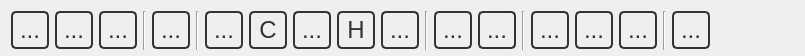
<?xml version="1.0" encoding="UTF-8"?>
<ui version="4.0">
 <class>ToolBar</class>
 <widget class="QWidget" name="ToolBar">
  <property name="geometry">
   <rect>
    <x>0</x>
    <y>0</y>
    <width>805</width>
    <height>56</height>
   </rect>
  </property>
  <property name="sizePolicy">
   <sizepolicy hsizetype="Preferred" vsizetype="Fixed">
    <horstretch>0</horstretch>
    <verstretch>0</verstretch>
   </sizepolicy>
  </property>
  <property name="windowTitle">
   <string>Form</string>
  </property>
  <property name="styleSheet">
   <string notr="true">QToolButton {
   color: #333;
   background-color: QLinearGradient( x1: 0, y1: 0, x2: 0, y2: 1, 
          stop: 0 #fff,
          stop: 0.5 #eee, 
          stop: 1 #999);
   border-width: 2px;
   border-color: #333;
   border-style: solid;
   border-radius: 5;
   padding: 0px;
   font-size: 24px;
   min-width: 34px;
   max-width: 34px;
   min-height: 34px;
   max-height: 34px;
}

QToolButton:disabled {
  background-color: QLinearGradient( x1: 0, y1: 0, x2: 0, y2: 1, 
          stop: 0 #fff,
          stop: 0.5 #eee, 
          stop: 1 #bbb);
   border-color: #aaa;
   color: #aaa;
}

QToolButton:pressed {
   background-color: QLinearGradient( x1: 0, y1: 0, x2: 0, y2: 1, 
          stop: 0 #999,
          stop: 0.5 #eee, 
          stop: 1 #fff);
}


QToolButton:checked {
   border-color: #b00;
   background-color: QLinearGradient( x1: 0, y1: 0, x2: 0, y2: 1, 
          stop: 0 #999,
          stop: 0.5 #eee, 
          stop: 1 #fff);
}

QToolTip {
   border: 2px solid darkkhaki;
   padding: 2px;
   border-radius: 3px;
   opacity: 500;
   font-size: 10px;
}</string>
  </property>
  <layout class="QHBoxLayout" name="horizontalLayout">
   <property name="bottomMargin">
    <number>6</number>
   </property>
   <item>
    <widget class="QToolButton" name="newMolecule">
     <property name="enabled">
      <bool>true</bool>
     </property>
     <property name="toolTip">
      <string>New Molecule</string>
     </property>
     <property name="styleSheet">
      <string notr="true"/>
     </property>
     <property name="text">
      <string>...</string>
     </property>
     <property name="icon">
      <iconset resource="IQmol.qrc">
       <normaloff>:/resources/icons/NewDocument.png</normaloff>:/resources/icons/NewDocument.png</iconset>
     </property>
     <property name="iconSize">
      <size>
       <width>24</width>
       <height>24</height>
      </size>
     </property>
     <property name="checkable">
      <bool>false</bool>
     </property>
    </widget>
   </item>
   <item>
    <widget class="QToolButton" name="open">
     <property name="toolTip">
      <string>Open File</string>
     </property>
     <property name="text">
      <string>...</string>
     </property>
     <property name="icon">
      <iconset resource="IQmol.qrc">
       <normaloff>:/resources/icons/Open.png</normaloff>:/resources/icons/Open.png</iconset>
     </property>
     <property name="iconSize">
      <size>
       <width>24</width>
       <height>24</height>
      </size>
     </property>
    </widget>
   </item>
   <item>
    <widget class="QToolButton" name="save">
     <property name="toolTip">
      <string>Save</string>
     </property>
     <property name="styleSheet">
      <string/>
     </property>
     <property name="text">
      <string>...</string>
     </property>
     <property name="icon">
      <iconset resource="IQmol.qrc">
       <normaloff>:/resources/icons/Save.png</normaloff>:/resources/icons/Save.png</iconset>
     </property>
     <property name="iconSize">
      <size>
       <width>24</width>
       <height>24</height>
      </size>
     </property>
    </widget>
   </item>
   <item>
    <widget class="Line" name="line">
     <property name="orientation">
      <enum>Qt::Vertical</enum>
     </property>
    </widget>
   </item>
   <item>
    <widget class="QToolButton" name="manipulateMode">
     <property name="toolTip">
      <string>Manipulate Mode</string>
     </property>
     <property name="styleSheet">
      <string/>
     </property>
     <property name="text">
      <string>...</string>
     </property>
     <property name="icon">
      <iconset resource="IQmol.qrc">
       <normaloff>:/resources/icons/Manipulate.png</normaloff>:/resources/icons/Manipulate.png</iconset>
     </property>
     <property name="iconSize">
      <size>
       <width>24</width>
       <height>24</height>
      </size>
     </property>
     <property name="checkable">
      <bool>true</bool>
     </property>
    </widget>
   </item>
   <item>
    <widget class="Line" name="line_4">
     <property name="orientation">
      <enum>Qt::Vertical</enum>
     </property>
    </widget>
   </item>
   <item>
    <widget class="QToolButton" name="buildMode">
     <property name="toolTip">
      <string>Build Mode (Alt)</string>
     </property>
     <property name="styleSheet">
      <string/>
     </property>
     <property name="text">
      <string>...</string>
     </property>
     <property name="icon">
      <iconset resource="IQmol.qrc">
       <normaloff>:/resources/icons/Equipment.png</normaloff>:/resources/icons/Equipment.png</iconset>
     </property>
     <property name="iconSize">
      <size>
       <width>24</width>
       <height>24</height>
      </size>
     </property>
     <property name="checkable">
      <bool>true</bool>
     </property>
     <property name="checked">
      <bool>false</bool>
     </property>
    </widget>
   </item>
   <item>
    <widget class="QToolButton" name="elementSelect">
     <property name="sizePolicy">
      <sizepolicy hsizetype="Fixed" vsizetype="Fixed">
       <horstretch>34</horstretch>
       <verstretch>34</verstretch>
      </sizepolicy>
     </property>
     <property name="minimumSize">
      <size>
       <width>38</width>
       <height>38</height>
      </size>
     </property>
     <property name="font">
      <font>
       <pointsize>-1</pointsize>
      </font>
     </property>
     <property name="toolTip">
      <string>&lt;!DOCTYPE HTML PUBLIC &quot;-//W3C//DTD HTML 4.0//EN&quot; &quot;http://www.w3.org/TR/REC-html40/strict.dtd&quot;&gt;
&lt;html&gt;&lt;head&gt;&lt;meta name=&quot;qrichtext&quot; content=&quot;1&quot; /&gt;&lt;style type=&quot;text/css&quot;&gt;
p, li { white-space: pre-wrap; }
&lt;/style&gt;&lt;/head&gt;&lt;body style=&quot; font-family:'Lucida Grande'; font-size:13pt; font-weight:400; font-style:normal;&quot;&gt;
&lt;p style=&quot; margin-top:0px; margin-bottom:0px; margin-left:0px; margin-right:0px; -qt-block-indent:0; text-indent:0px;&quot;&gt;&lt;span style=&quot; font-size:10pt;&quot;&gt;Build Element&lt;/span&gt;&lt;/p&gt;&lt;/body&gt;&lt;/html&gt;</string>
     </property>
     <property name="styleSheet">
      <string notr="true">font-size: 18px;

QToolTip {
   border: 2px solid darkkhaki;
   padding: 2px;
   border-radius: 3px;
   opacity: 200;
   font-size: 10px;
}</string>
     </property>
     <property name="text">
      <string>C</string>
     </property>
    </widget>
   </item>
   <item>
    <widget class="QToolButton" name="addFragment">
     <property name="toolTip">
      <string>Add Fragment</string>
     </property>
     <property name="styleSheet">
      <string/>
     </property>
     <property name="text">
      <string>...</string>
     </property>
     <property name="icon">
      <iconset resource="IQmol.qrc">
       <normaloff>:/resources/icons/AddFragment.png</normaloff>:/resources/icons/AddFragment.png</iconset>
     </property>
     <property name="iconSize">
      <size>
       <width>24</width>
       <height>24</height>
      </size>
     </property>
    </widget>
   </item>
   <item>
    <widget class="QToolButton" name="addHydrogens">
     <property name="font">
      <font>
       <pointsize>-1</pointsize>
      </font>
     </property>
     <property name="toolTip">
      <string>Add Hydrogens</string>
     </property>
     <property name="text">
      <string>H</string>
     </property>
     <property name="icon">
      <iconset resource="IQmol.qrc">
       <normaloff>:/resources/icons/AddHydrogens.png</normaloff>:/resources/icons/AddHydrogens.png</iconset>
     </property>
     <property name="iconSize">
      <size>
       <width>24</width>
       <height>24</height>
      </size>
     </property>
     <property name="popupMode">
      <enum>QToolButton::InstantPopup</enum>
     </property>
     <property name="toolButtonStyle">
      <enum>Qt::ToolButtonIconOnly</enum>
     </property>
     <property name="autoRaise">
      <bool>false</bool>
     </property>
    </widget>
   </item>
   <item>
    <widget class="QToolButton" name="minimizeEnergy">
     <property name="toolTip">
      <string>Minimize Energy</string>
     </property>
     <property name="styleSheet">
      <string/>
     </property>
     <property name="text">
      <string>...</string>
     </property>
     <property name="icon">
      <iconset resource="IQmol.qrc">
       <normaloff>:/resources/icons/Minimize.png</normaloff>:/resources/icons/Minimize.png</iconset>
     </property>
     <property name="iconSize">
      <size>
       <width>24</width>
       <height>24</height>
      </size>
     </property>
    </widget>
   </item>
   <item>
    <widget class="Line" name="line_2">
     <property name="orientation">
      <enum>Qt::Vertical</enum>
     </property>
    </widget>
   </item>
   <item>
    <widget class="QToolButton" name="selectMode">
     <property name="toolTip">
      <string>Select Mode (Shift)</string>
     </property>
     <property name="styleSheet">
      <string notr="true"/>
     </property>
     <property name="text">
      <string>...</string>
     </property>
     <property name="icon">
      <iconset resource="IQmol.qrc">
       <normaloff>:/resources/icons/MagicWand.png</normaloff>:/resources/icons/MagicWand.png</iconset>
     </property>
     <property name="iconSize">
      <size>
       <width>24</width>
       <height>24</height>
      </size>
     </property>
     <property name="checkable">
      <bool>true</bool>
     </property>
    </widget>
   </item>
   <item>
    <widget class="QToolButton" name="deleteSelection">
     <property name="toolTip">
      <string>Delete Selection</string>
     </property>
     <property name="styleSheet">
      <string/>
     </property>
     <property name="text">
      <string>...</string>
     </property>
     <property name="icon">
      <iconset resource="IQmol.qrc">
       <normaloff>:/resources/icons/Delete.png</normaloff>:/resources/icons/Delete.png</iconset>
     </property>
     <property name="iconSize">
      <size>
       <width>24</width>
       <height>24</height>
      </size>
     </property>
    </widget>
   </item>
   <item>
    <widget class="Line" name="line_3">
     <property name="orientation">
      <enum>Qt::Vertical</enum>
     </property>
    </widget>
   </item>
   <item>
    <widget class="QToolButton" name="takeSnapshot">
     <property name="toolTip">
      <string>Save picture</string>
     </property>
     <property name="styleSheet">
      <string/>
     </property>
     <property name="text">
      <string>...</string>
     </property>
     <property name="icon">
      <iconset resource="IQmol.qrc">
       <normaloff>:/resources/icons/Camera.png</normaloff>:/resources/icons/Camera.png</iconset>
     </property>
     <property name="iconSize">
      <size>
       <width>28</width>
       <height>28</height>
      </size>
     </property>
    </widget>
   </item>
   <item>
    <widget class="QToolButton" name="recordAnimation">
     <property name="toolTip">
      <string>Record animation</string>
     </property>
     <property name="styleSheet">
      <string/>
     </property>
     <property name="text">
      <string>...</string>
     </property>
     <property name="icon">
      <iconset resource="IQmol.qrc">
       <normaloff>:/resources/icons/Movie.png</normaloff>:/resources/icons/Movie.png</iconset>
     </property>
     <property name="iconSize">
      <size>
       <width>28</width>
       <height>28</height>
      </size>
     </property>
     <property name="checkable">
      <bool>true</bool>
     </property>
    </widget>
   </item>
   <item>
    <widget class="QToolButton" name="fullScreen">
     <property name="toolTip">
      <string>Full Screen Mode</string>
     </property>
     <property name="styleSheet">
      <string/>
     </property>
     <property name="text">
      <string>...</string>
     </property>
     <property name="icon">
      <iconset resource="IQmol.qrc">
       <normaloff>:/resources/icons/Display.png</normaloff>:/resources/icons/Display.png</iconset>
     </property>
     <property name="iconSize">
      <size>
       <width>24</width>
       <height>24</height>
      </size>
     </property>
    </widget>
   </item>
   <item>
    <widget class="Line" name="line_5">
     <property name="orientation">
      <enum>Qt::Vertical</enum>
     </property>
    </widget>
   </item>
   <item>
    <widget class="QToolButton" name="showHelp">
     <property name="toolTip">
      <string>Show Help</string>
     </property>
     <property name="styleSheet">
      <string/>
     </property>
     <property name="text">
      <string>...</string>
     </property>
     <property name="icon">
      <iconset resource="IQmol.qrc">
       <normaloff>:/resources/icons/Help.png</normaloff>:/resources/icons/Help.png</iconset>
     </property>
     <property name="iconSize">
      <size>
       <width>24</width>
       <height>24</height>
      </size>
     </property>
    </widget>
   </item>
   <item>
    <spacer name="horizontalSpacer">
     <property name="orientation">
      <enum>Qt::Horizontal</enum>
     </property>
     <property name="sizeHint" stdset="0">
      <size>
       <width>43</width>
       <height>20</height>
      </size>
     </property>
    </spacer>
   </item>
  </layout>
 </widget>
 <resources>
  <include location="IQmol.qrc"/>
 </resources>
 <connections/>
</ui>
